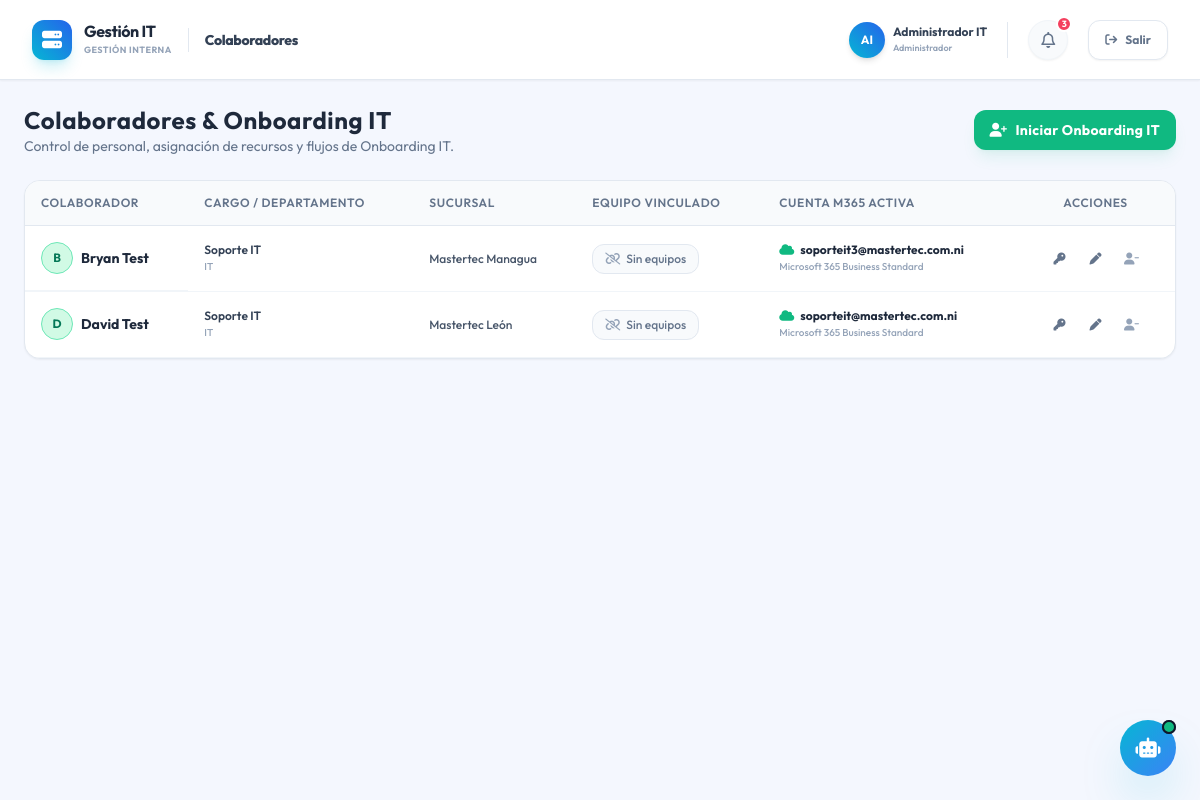
The app's page /modules/empleados/index.php (signed in) with its own data.
### tables this page shows
CREATE TABLE IF NOT EXISTS `empleados` (
    `id` INT AUTO_INCREMENT PRIMARY KEY,
    `sucursal_id` INT NOT NULL,
    `nombre` VARCHAR(100) NOT NULL,
    `cargo` VARCHAR(100),
    `departamento` VARCHAR(100),
    `estado` ENUM('Activo', 'Inactivo') DEFAULT 'Activo',
    CONSTRAINT `fk_empleado_sucursal` FOREIGN KEY (`sucursal_id`) REFERENCES `sucursales`(`id`) ON DELETE RESTRICT,
    INDEX `idx_sucursal` (`sucursal_id`)
);

### config/system_config.php (called while the page is built)
<?php
return [
    'system_name' => 'Gestión IT',
];

### modules/empleados/index.php (the view, shortened to what this page needs)
<?php
require_once __DIR__ . '/../../includes/header.php';
$db = Database::getConexion();
$sql_empleados = "
    SELECT emp.*, s.nombre AS sucursal_nombre,
           (SELECT COUNT(*) FROM asignaciones WHERE empleado_id = emp.id AND fecha_devolucion IS NULL) AS cant_equipos,
           (SELECT GROUP_CONCAT(CONCAT(eq.id, ':', eq.tipo, ' - ', eq.marca, ' ', eq.modelo, ' (S/N: ', eq.service_tag_sn, ')') SEPARATOR '|')
            FROM asignaciones a JOIN equipos eq ON a.equipo_id = eq.id
            WHERE a.empleado_id = emp.id AND a.fecha_devolucion IS NULL) AS equipos_activos,
           (SELECT GROUP_CONCAT(CONCAT(eq.tipo, ' - ', eq.marca, ' ', eq.modelo, ' (S/N: ', eq.service_tag_sn, ')') SEPARATOR ', ')
            FROM asignaciones a
            JOIN equipos eq ON a.equipo_id = eq.id
            WHERE a.empleado_id = emp.id AND a.fecha_devolucion IS NULL) AS equipo_vinculado,
           (SELECT correo FROM cuentas_m365 WHERE empleado_id = emp.id AND estado = 'Activa' LIMIT 1) AS correo_m365,
           (SELECT licencia_tipo FROM cuentas_m365 WHERE empleado_id = emp.id AND estado = 'Activa' LIMIT 1) AS licencia_m365,
           (SELECT password_cifrado FROM credenciales_personales WHERE empleado_id = emp.id AND tipo = 'PC PIN' LIMIT 1) AS pc_pin_cifrado,
           (SELECT password_cifrado FROM credenciales_personales WHERE empleado_id = emp.id AND tipo = 'Pass AG' LIMIT 1) AS pass_ag_cifrado,
           (SELECT usuario FROM credenciales_personales WHERE empleado_id = emp.id AND tipo = 'Gmail' LIMIT 1) AS correo_gmail,
           (SELECT password_cifrado FROM credenciales_personales WHERE empleado_id = emp.id AND tipo = 'Gmail' LIMIT 1) AS password_gmail_cifrado
    FROM empleados emp
    JOIN sucursales s ON emp.sucursal_id = s.id
    WHERE emp.estado = 'Activo'
    ORDER BY emp.nombre ASC
";
$empleados = $db->query($sql_empleados)->fetchAll();
?>
<div class="space-y-6">
    <div class="flex flex-col sm:flex-row sm:items-center justify-between gap-4">
        <div>
            <h2 class="text-2xl font-bold text-slate-800 tracking-wide">Colaboradores & Onboarding IT</h2>
            <p class="text-slate-500 text-sm">Control de personal, asignación de recursos y flujos de Onboarding IT.</p>
        </div>
        <div>
            <button onclick="abrirModal('modal-onboarding')" class="px-4 py-2.5 rounded-xl bg-emerald-500 hover:bg-emerald-600 text-white font-bold text-sm tracking-wide shadow-lg shadow-emerald-500/10 flex items-center gap-2 transition">
                <i class="fa-solid fa-user-plus"></i> Iniciar Onboarding IT
            </button>
        </div>
    </div>
    <div class="glass-panel rounded-2xl overflow-hidden">
        <div class="overflow-x-auto">
            <table class="w-full text-left modern-table text-sm">
                <thead>
                    <tr>
                        <th class="py-3 px-4">Colaborador</th>
                        <th class="py-3 px-4">Cargo / Departamento</th>
                        <th class="py-3 px-4">Sucursal</th>
                        <th class="py-3 px-4">Equipo Vinculado</th>
                        <th class="py-3 px-4">Cuenta M365 Activa</th>
                        <th class="py-3 px-4 text-center">Acciones</th>
                    </tr>
                </thead>
                <tbody>
                    <?php if (empty($empleados)): ?>
                        <tr>
                            <td colspan="6" class="text-center py-10 text-slate-400">
                                No se encontraron empleados registrados en el sistema.
                            </td>
                        </tr>
                    <?php else: ?>
                        <?php foreach ($empleados as $emp): ?>
                            <tr class="hover:bg-emerald-50/60 cursor-pointer transition border-b border-slate-100 group" onclick='verDetalleEmpleado(<?= json_encode($emp, JSON_HEX_APOS | JSON_HEX_QUOT) ?>)'>
                                <td class="py-4 px-4 font-bold text-slate-800 group-hover:text-emerald-700 transition flex items-center gap-2">
                                    <div class="h-8 w-8 rounded-full bg-emerald-100 border border-emerald-300 flex items-center justify-center text-emerald-700 text-xs font-bold shrink-0">
                                        <?= strtoupper(substr($emp['nombre'], 0, 1)) ?>
                                    </div>
                                    <?= htmlspecialchars($emp['nombre']) ?>
                                </td>
                                <td class="py-4 px-4 text-xs text-slate-600">
                                    <div class="font-semibold text-slate-700"><?= htmlspecialchars($emp['cargo']) ?></div>
                                    <span class="text-[10px] text-slate-400 font-medium"><?= htmlspecialchars($emp['departamento']) ?></span>
                                </td>
                                <td class="py-4 px-4 text-xs font-medium text-slate-600">
                                    <?= htmlspecialchars($emp['sucursal_nombre']) ?>
                                </td>
                                <td class="py-4 px-4 text-xs">
                                     <?php if ($emp['cant_equipos'] > 0): ?>
                                         <div class="inline-flex items-center gap-1.5 px-3 py-1.5 rounded-xl bg-cyan-50 border border-cyan-200 text-cyan-700 font-bold text-xs" title="<?= htmlspecialchars($emp['equipo_vinculado']) ?>">
                                             <i class="fa-solid fa-laptop text-cyan-600 text-xs shrink-0"></i>
                                             <span><?= $emp['cant_equipos'] ?> <?= $emp['cant_equipos'] == 1 ? 'Equipo' : 'Equipos' ?></span>
                                         </div>
                                     <?php else: ?>
                                         <a href="../equipos/index.php" onclick="event.stopPropagation();" class="inline-flex items-center gap-1.5 px-3 py-1.5 rounded-xl bg-slate-50 border border-slate-200 text-slate-500 font-medium text-xs">
                                             <i class="fa-solid fa-link-slash text-slate-400 text-xs shrink-0"></i>
                                             <span>Sin equipos</span>
                                         </a>
                                     <?php endif; ?>
                                </td>
                                <td class="py-4 px-4 text-xs">
                                    <?php if (!empty($emp['correo_m365'])): ?>
                                        <div class="text-slate-700">
                                            <div class="font-bold text-slate-800 flex items-center gap-1.5">
                                                <i class="fa-solid fa-cloud text-emerald-500"></i>
                                                <?= htmlspecialchars($emp['correo_m365']) ?>
                                            </div>
                                            <span class="text-[10px] text-slate-400 font-medium"><?= htmlspecialchars($emp['licencia_m365']) ?></span>
                                        </div>
                                    <?php else: ?>
                                        <a href="../credenciales/index.php?tab=m365" onclick="event.stopPropagation();" class="text-slate-400 hover:text-emerald-600 flex items-center gap-1">
                                            <i class="fa-solid fa-link-slash"></i> Sin cuenta asociada
                                        </a>
                                    <?php endif; ?>
                                </td>
                                <td class="py-4 px-4 text-center">
                                    <div class="flex items-center justify-center gap-1" onclick="event.stopPropagation();">
                                        <a href="?details_id=<?= $emp['id'] ?>" onclick="event.stopPropagation();" class="h-8 w-8 rounded-lg hover:bg-slate-100 flex items-center justify-center text-slate-500 hover:text-emerald-600 transition" title="Ficha de Credenciales Cifradas">
                                            <i class="fa-solid fa-key text-xs"></i>
                                        </a>
                                        <button onclick='event.stopPropagation(); abrirEditarEmpleado(<?= json_encode($emp, JSON_HEX_APOS | JSON_HEX_QUOT) ?>)' class="h-8 w-8 rounded-lg hover:bg-cyan-50 flex items-center justify-center text-slate-500 hover:text-cyan-600 transition" title="Editar Empleado">
                                            <i class="fa-solid fa-pen text-xs"></i>
                                        </button>
                                        <a href="guardar.php?action=baja&id=<?= $emp['id'] ?>" onclick="event.stopPropagation(); return confirm('¿Seguro que deseas dar de baja a este empleado? Esto no eliminará los equipos del sistema, pero los liberará de su asignación.');" class="h-8 w-8 rounded-lg hover:bg-rose-50 flex items-center justify-center text-slate-400 hover:text-rose-500 transition" title="Dar de Baja Colaborador">
                                            <i class="fa-solid fa-user-minus text-xs"></i>
                                        </a>
                                    </div>
                                </td>
                            </tr>
                        <?php endforeach; ?>
                    <?php endif; ?>
                </tbody>
            </table>
        </div>
    </div>
</div>
<?php
require_once __DIR__ . '/../../includes/footer.php';
?>

### includes/header.php (shortened to what this page needs)
<?php
$sys_config_file = __DIR__ . '/../config/system_config.php';
$system_name = 'CuentasIT';
if (file_exists($sys_config_file)) {
    $sys_cfg = include $sys_config_file;
    $system_name = $sys_cfg['system_name'] ?? 'CuentasIT';
}
$topbar_title = 'Dashboard';
if (strpos($_SERVER['PHP_SELF'], '/credenciales/') !== false) {
    $topbar_title = 'Credenciales';
} elseif (strpos($_SERVER['PHP_SELF'], '/empleados/') !== false) {
    $topbar_title = 'Colaboradores';
} elseif (strpos($_SERVER['PHP_SELF'], '/tareas/') !== false) {
    $topbar_title = 'Tareas IT';
} elseif (strpos($_SERVER['PHP_SELF'], '/usuarios/') !== false) {
    $topbar_title = 'Usuarios IT';
} elseif (strpos($_SERVER['PHP_SELF'], '/configuracion/') !== false) {
    $topbar_title = 'Configuración';
}
?>
<!DOCTYPE html>
<html lang="es">
<head>
    <script src="https://cdn.tailwindcss.com"></script>
    <link rel="stylesheet" href="https://cdnjs.cloudflare.com/ajax/libs/font-awesome/6.4.0/css/all.min.css">
    <link rel="stylesheet" href="assets/css/styles.css">
    <link href="https://cdn.jsdelivr.net/npm/tom-select@2.3.1/dist/css/tom-select.css" rel="stylesheet">
</head>
<body class="bg-darkBase text-slate-800 min-h-screen">
    <?php
    $iniciales = 'IT';
    if (isset($_SESSION['user_nombre'])) {
        $palabras = explode(' ', $_SESSION['user_nombre']);
        $iniciales = '';
        $iniciales .= isset($palabras[0]) ? strtoupper(substr($palabras[0], 0, 1)) : '';
        $iniciales .= isset($palabras[1]) ? strtoupper(substr($palabras[1], 0, 1)) : '';
    }
    ?>
    <div class="min-h-screen flex flex-col">
        <header class="h-20 px-8 flex items-center justify-between sticky top-0 z-20 bg-white border-b border-slate-200 shadow-sm shrink-0">
            <div class="flex items-center gap-4">
                <a href="<?= BASE_URL ?>index.php" class="flex items-center gap-3 select-none">
                    <div class="h-10 w-10 rounded-xl bg-gradient-to-tr from-cyan-500 to-blue-600 flex items-center justify-center text-white text-xl shadow-lg shadow-cyan-500/20 shrink-0">
                        <i class="fa-solid fa-server"></i>
                    </div>
                    <div>
                        <h1 class="font-bold text-base text-slate-800 tracking-tight leading-none"><?= htmlspecialchars($system_name) ?></h1>
                        <p class="text-[9px] text-slate-400 font-bold uppercase tracking-wider mt-1">Gestión Interna</p>
                    </div>
                </a>
                <div>
                    <h2 class="text-sm font-extrabold text-slate-700 tracking-tight"><?= $topbar_title ?></h2>
                </div>
            </div>
            <div class="flex items-center gap-5">
                <?php if (isset($_SESSION['user_nombre'])): ?>
                <div class="flex items-center gap-2 border-r border-slate-200 pr-5">
                    <div class="h-9 w-9 rounded-full bg-gradient-to-tr from-cyan-500 to-blue-600 flex items-center justify-center font-bold text-white text-xs shrink-0 shadow-md">
                        <?= $iniciales ?>
                    </div>
                    <div class="hidden sm:block text-left">
                        <h4 class="text-xs font-bold text-slate-700 leading-tight"><?= htmlspecialchars($_SESSION['user_nombre']) ?></h4>
                        <p class="text-[9px] text-slate-400 font-semibold mt-0.5"><?= htmlspecialchars($_SESSION['user_rol']) ?></p>
                    </div>
                </div>
                <?php endif; ?>
                <div class="relative">
                    <button class="h-10 w-10 rounded-full bg-slate-50 border border-slate-100 flex items-center justify-center text-slate-500 hover:text-cyan-500 transition shadow-sm">
                        <i class="fa-regular fa-bell text-base"></i>
                    </button>
                    <span class="absolute -top-1 -right-1 h-4 w-4 rounded-full bg-rose-500 text-white text-[9px] font-bold flex items-center justify-center border-2 border-white">3</span>
                </div>
                <a href="<?= BASE_URL ?>logout.php" class="h-10 px-4 rounded-xl bg-white border border-slate-200 text-slate-500 hover:text-rose-500 hover:border-rose-100 flex items-center gap-2 shadow-sm transition duration-200" title="Cerrar Sesión">
                    <i class="fa-solid fa-arrow-right-from-bracket text-xs"></i>
                    <span class="text-xs font-bold">Salir</span>
                </a>
            </div>
        </header>
        <main class="flex-1 overflow-y-auto p-6">

### includes/footer.php (shortened to what this page needs)
        </main>
    </div>
    <button id="ai-toggle-btn" onclick="toggleAI()" title="Asistente IT"
            class="fixed bottom-6 right-6 z-[200] h-14 w-14 rounded-full shadow-2xl shadow-cyan-500/40 flex items-center justify-center transition-all duration-300 group hover:scale-105 hover:shadow-cyan-500/50"
            style="background: linear-gradient(135deg, #06b6d4, #3b82f6);">
        <i id="ai-btn-icon" class="fa-solid fa-robot text-white text-xl group-hover:rotate-12 transition-transform"></i>
        <span class="absolute top-0 right-0 h-3.5 w-3.5 rounded-full bg-emerald-500 border-2 border-[#0f172a]"></span>
    </button>
</body>
</html>

### assets/css/styles.css (style rules this page uses)
:root { --bg-dark-base: #0b0f19; --bg-dark-card: #151d30; --bg-dark-nav: #0e1524; --accent-blue: #3b82f6; --accent-cyan: #06b6d4; --accent-emerald: #10b981; --accent-rose: #f43f5e; --accent-amber: #f59e0b; --text-primary: #f3f4f6; --text-secondary: #9ca3af; --text-muted: #6b7280; --border-color: rgba(255, 255, 255, 0.06); --border-color-glow: rgba(59, 130, 246, 0.2); }
body { font-family: "Outfit", sans-serif; background-color: var(--bg-dark-base); color: var(--text-primary); overflow-x: hidden; }
.glass-panel { background: #ffffff; border: 1px solid #e2e8f0; box-shadow: 0 1px 2px 0 rgb(0 0 0 / 0.05); }
.modern-table th { background-color: #f8fafc; color: #64748b; font-weight: 600; text-transform: uppercase; font-size: 0.75rem; letter-spacing: 0.05em; border-bottom: 1px solid #e2e8f0; }
.modern-table td { border-bottom: 1px solid #f1f5f9; }
.modern-table tr:last-child td { border-bottom: none; }
.modern-table tr { transition: background-color 0.2s ease; }

### records on screen
empleados: nombre "B", nombre "Bryan Test", cargo "Soporte IT", departamento "IT", sucursal_nombre "Mastertec Managua", correo_m365 "soporteit3@mastertec.com.ni", licencia_m365 "Microsoft 365 Business Standard"
empleados: nombre "D", nombre "David Test", cargo "Soporte IT", departamento "IT", sucursal_nombre "Mastertec León", correo_m365 "soporteit@mastertec.com.ni", licencia_m365 "Microsoft 365 Business Standard"

### other values on screen
$system_name "Gestión IT"
$topbar_title "Colaboradores"
$iniciales "AI"
$_SESSION['user_nombre'] "Administrador IT"
$_SESSION['user_rol'] "Administrador"
